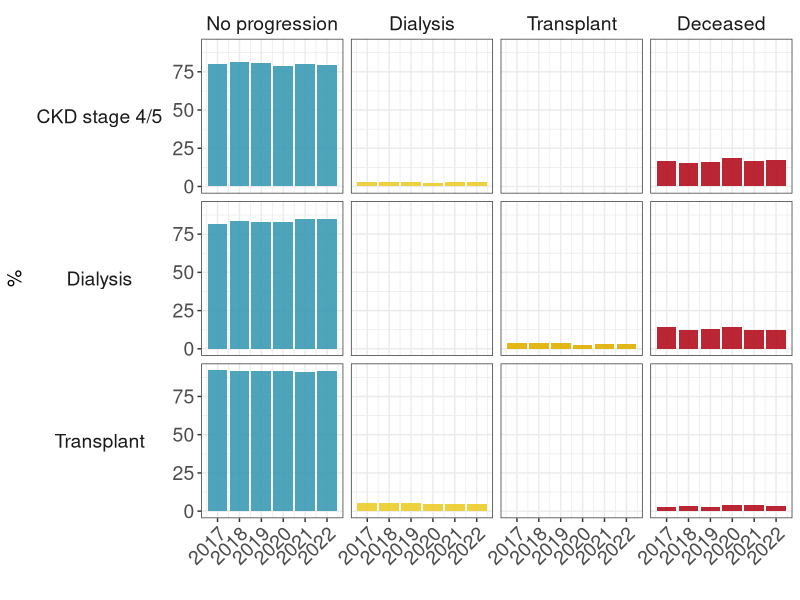
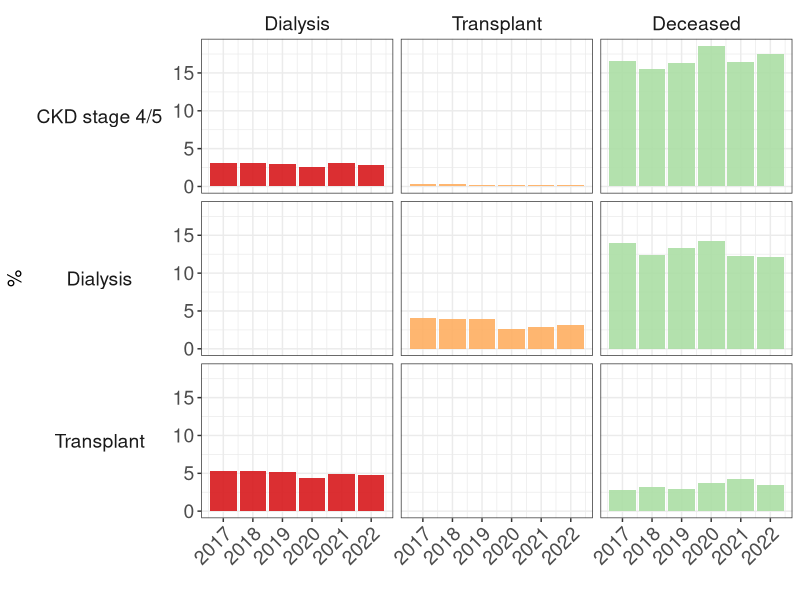
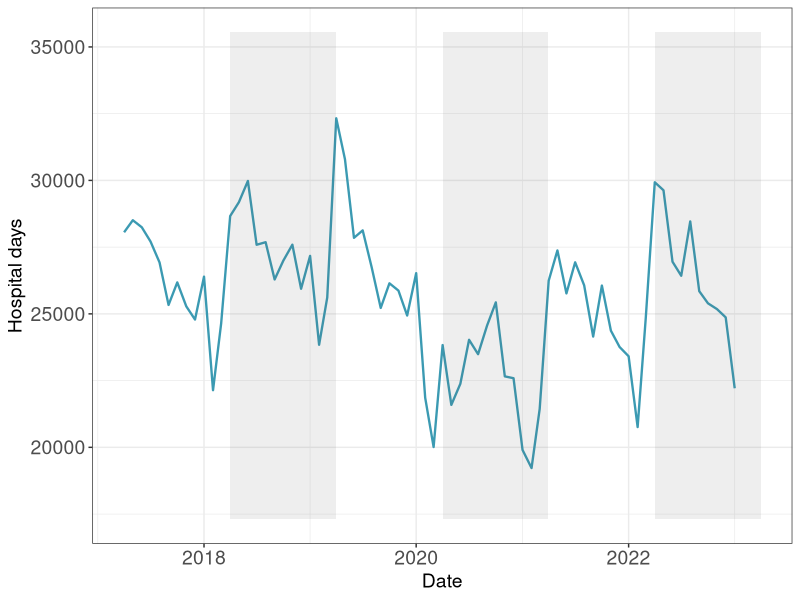
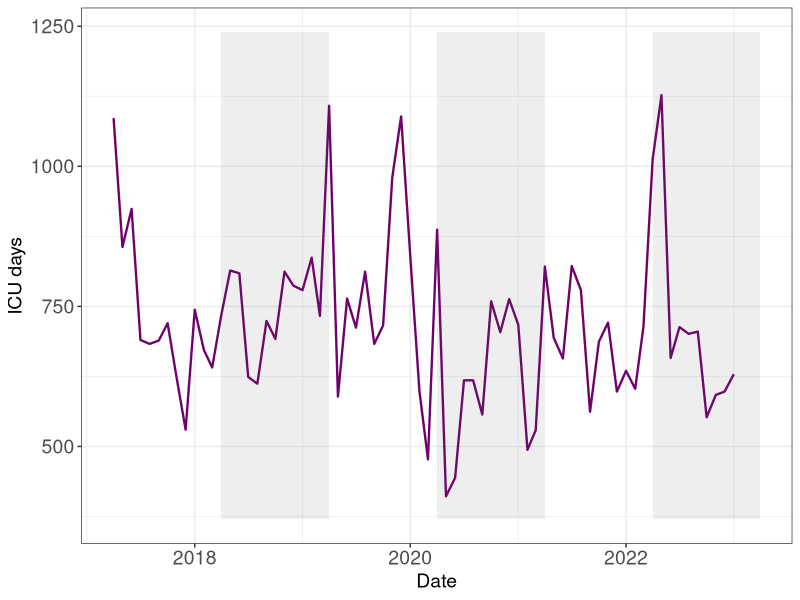
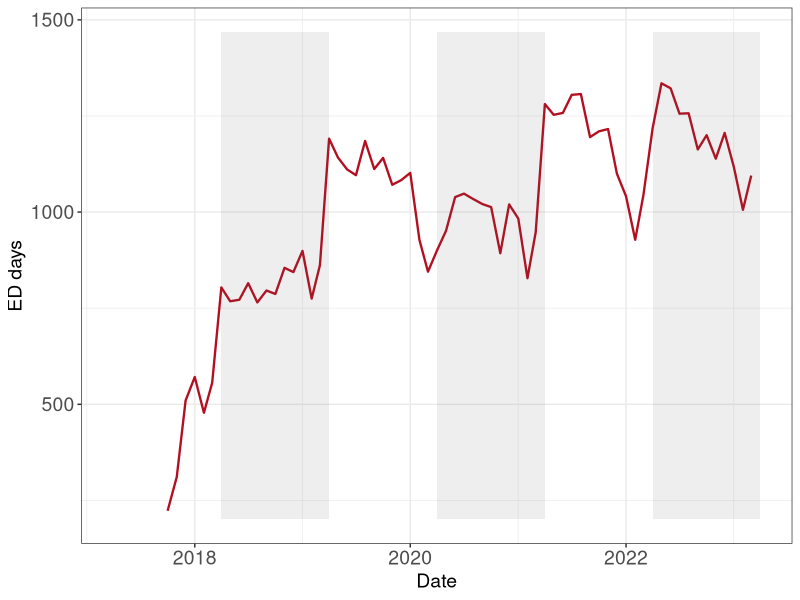
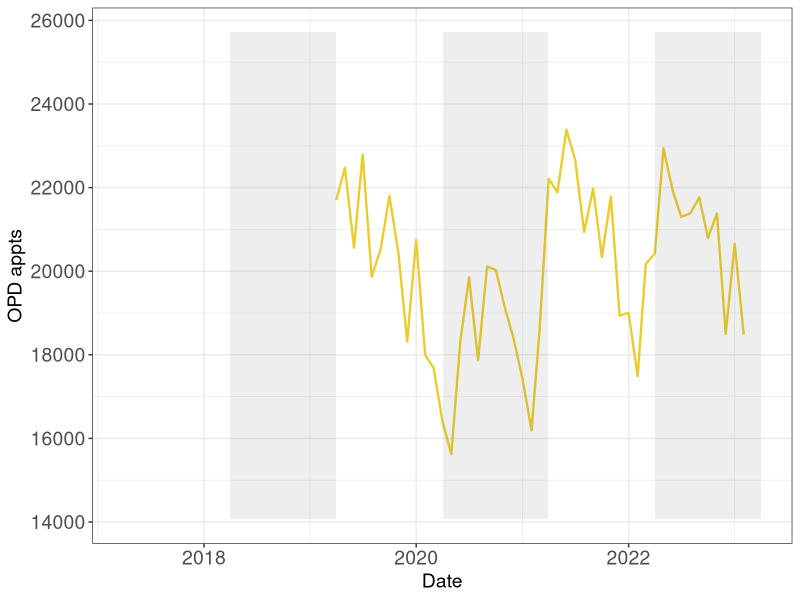
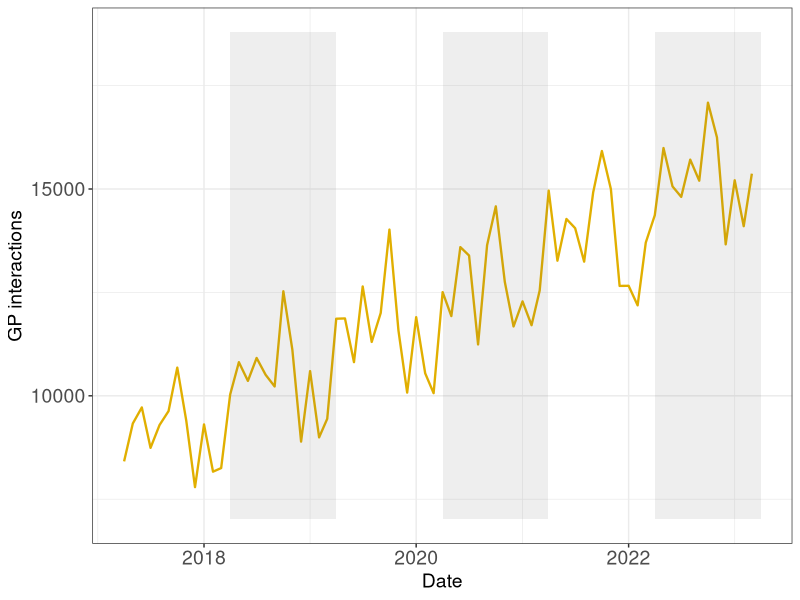
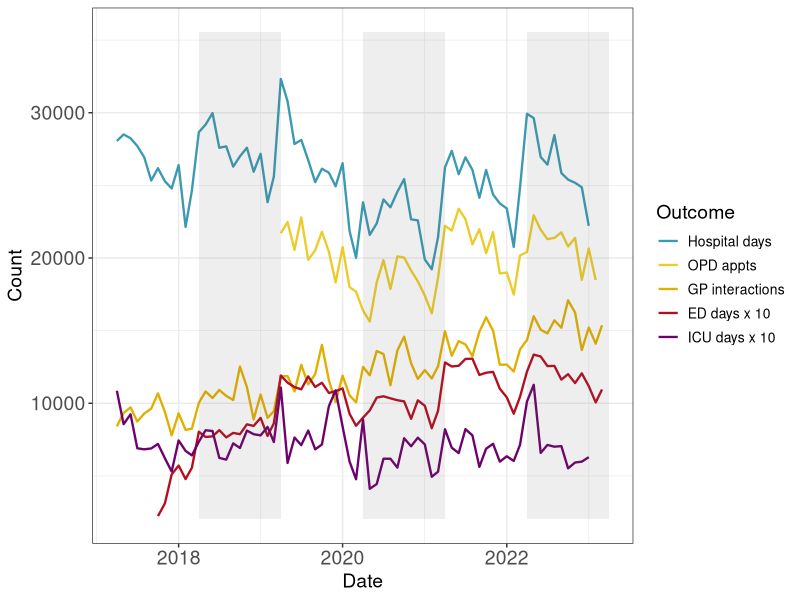

Here is the R script that generated these plots, in order:
## ---- chunk 1
knitr::opts_chunk$set(echo = FALSE, warning = FALSE)

## Import libraries
library('tidyverse')
library('kableExtra')
library('cowplot')
library('scales')

# Read in data
setwd("C:/Users/lsh1703468/Documents/Repo/ckd-healthcare-use/analysis/ukka")
d = read.csv("ckd_progression_final.csv", fileEncoding="UTF-8-BOM")

# Pick out perecentages
d1 = subset(d, metric=="Percentage")

# Create stacked dataframe with 1 row per data point
d2 = rbind(
  d1 %>% mutate(count = count_2017, year = 2017),
  d1 %>% mutate(count = count_2018, year = 2018),
  d1 %>% mutate(count = count_2019, year = 2019),
  d1 %>% mutate(count = count_2020, year = 2020),
  d1 %>% mutate(count = count_2021, year = 2021),
  d1 %>% mutate(count = count_2022, year = 2022)
) %>%
  # select variables of interest
  select(start_status, end_status, count, year)

# Set factor levels for end status
d2$end_status = factor(d2$end_status, 
                       levels = c("No progression", "Dialysis", "Transplant", "Deceased"))
## ---- chunk 2
# Generate ggplot with year as x axis and % as y axis
ggplot(d2, aes(x = year, y = count, fill = end_status)) + 
   geom_bar(stat="identity", alpha=0.9) + 
   ylab("%") + xlab("") +
   # generate facets by starting status (vertical) and ending status (horizontal)
   # switch = "y" to put the strip text on left of plot
   facet_grid(start_status ~ end_status, switch = "y" ) +
   # set colours (a good resource for finding hex codes is here: https://colorbrewer2.org)
   scale_fill_manual(values = c("#3B9AB2", "#EBCC2A","#E1AF00","#B40F20")) +
   scale_x_continuous(breaks=seq(2017, 2022, by = 1)) +
   theme_bw() + 
   theme(legend.position = "none", 
         axis.text = element_text(size=14), 
         axis.title = element_text(size=14),
         strip.background = element_blank(),
         strip.placement = "outside",
         strip.text.y.left = element_text(angle = 0),
         strip.text = element_text(size=14),
         axis.text.x = element_text(angle=45, hjust = 1)
         )
## ---- chunk 3
palette = c("#d7191c","#fdae61","#abdda4","#2b83ba")
# Generate ggplot with year as x axis and % as y axis
ggplot(subset(d2, end_status!="No progression"), aes(x = year, y = count, fill = end_status)) + 
   geom_bar(stat="identity", alpha=0.9) + 
   ylab("%") + xlab("") +
   facet_grid(start_status ~ end_status, switch="y") +
   scale_fill_manual(values = palette) +
   scale_x_continuous(breaks=seq(2017, 2022, by = 1)) +
   theme_bw() + 
   theme(legend.position = "none", 
         axis.text = element_text(size=14), 
         axis.title = element_text(size=14),
         strip.placement = "outside",
         strip.text.y.left = element_text(angle = 0),
         strip.background = element_blank(),
         strip.text = element_text(size=14), 
         axis.text.x = element_text(angle=45, hjust = 1)
         )
## ---- chunk 4
# Read in data
d = read.csv("ckd_timeseries_final.csv")
d$Date = as.Date(d$Date, format="%d/%m/%Y")

# Create stacked dataframe with 1 row per data point
d1 = rbind(
  d %>% mutate(count = Hospital_days, outcome = "Hospital days"),
  d %>% mutate(count = ICU_days, outcome = "ICU days"),
  d %>% mutate(count = ED_days, outcome = "ED days"),
  d %>% mutate(count = OPD_appts, outcome = "OPD appts"),
  d %>% mutate(count = GP_interactions, outcome = "GP interactions")
) %>%
  # select variables of interest
  select(Date, count, outcome)
## ---- chunk 5
palette = c("#3B9AB2","#EBCC2A","#E1AF00","#B40F20", "#6e016b") # a few nice colours

# function to create a plot for a selected outcome
# by wrapping the plot code in a function, you can avoid lots of copying/pasting below

single_plot = function(plot_outcome, colour_hex="#E1AF00") {
  
  d2 = subset(d1, outcome==plot_outcome)
  plot_ymin = min(d2$count, na.rm=T)*0.9
  plot_ymax = max(d2$count, na.rm=T)*1.1
  ggplot(d2, aes(x = Date, y = count)) + 
     geom_line(colour = colour_hex, size=0.8) + 
     # Label y axis by first item in outcome variable
     ylab(d2$outcome[1]) +
     # Add shaded rectangles starting 1st April for every second year (to mark cohort initiation points)
     annotate("rect", xmin = as.Date("01/04/2018", format="%d/%m/%Y"), 
              xmax = as.Date("31/03/2019", format="%d/%m/%Y"), ymin = plot_ymin, ymax = plot_ymax, alpha = .1) +
     annotate("rect", xmin = as.Date("01/04/2020", format="%d/%m/%Y"), 
              xmax = as.Date("31/03/2021", format="%d/%m/%Y"), ymin = plot_ymin, ymax = plot_ymax, alpha = .1) +
     annotate("rect", xmin = as.Date("01/04/2022", format="%d/%m/%Y"), 
              xmax = as.Date("31/03/2023", format="%d/%m/%Y"), ymin = plot_ymin, ymax = plot_ymax, alpha = .1) +
     theme_bw() + ylim(plot_ymin,plot_ymax) +
     theme(legend.position = "none", 
           axis.text = element_text(size=14), 
           axis.title = element_text(size=14)
           )
}

single_plot(plot_outcome="Hospital days", colour_hex=palette[1])
## ---- chunk 6
single_plot(plot_outcome="ICU days", colour_hex=palette[5])
## ---- chunk 7
single_plot(plot_outcome="ED days", colour_hex=palette[4])
## ---- chunk 8
single_plot(plot_outcome="OPD appts", colour_hex=palette[2])
## ---- chunk 9
single_plot(plot_outcome="GP interactions", colour_hex=palette[3])
## ---- chunk 10
d2 = d1

# Scale ICU and ED days up by 10-fold to fit on same axis
d2$count[d2$outcome=="ICU days"] = d2$count[d2$outcome=="ICU days"]*10
d2$count[d2$outcome=="ED days"] = d2$count[d2$outcome=="ED days"]*10
d2$outcome[d2$outcome=="ICU days"] = "ICU days x 10"
d2$outcome[d2$outcome=="ED days"] = "ED days x 10"

# Set plot limits
plot_ymin = min(d2$count, na.rm=T)*0.9
plot_ymax = max(d2$count, na.rm=T)*1.1

# Set factor levels for outcome
d2$outcome = factor(d2$outcome, levels = c("Hospital days", "OPD appts", "GP interactions", "ED days x 10", "ICU days x 10"))

# Generate plot
ggplot(d2, aes(x = Date, y = count, colour=outcome)) + 
     geom_line(size=0.8) + ylab("Count") +
     annotate("rect", xmin = as.Date("01/04/2018", format="%d/%m/%Y"), 
              xmax = as.Date("31/03/2019", format="%d/%m/%Y"), ymin = plot_ymin, ymax = plot_ymax, alpha = .1) +
     annotate("rect", xmin = as.Date("01/04/2020", format="%d/%m/%Y"), 
              xmax = as.Date("31/03/2021", format="%d/%m/%Y"), ymin = plot_ymin, ymax = plot_ymax, alpha = .1) +
     annotate("rect", xmin = as.Date("01/04/2022", format="%d/%m/%Y"), 
              xmax = as.Date("31/03/2023", format="%d/%m/%Y"), ymin = plot_ymin, ymax = plot_ymax, alpha = .1) +
     theme_bw() + ylim(plot_ymin,plot_ymax) + labs(colour = "Outcome") +
     scale_colour_manual(values=palette) +
     theme(legend.position = "right", 
           axis.text = element_text(size=14), 
           axis.title = element_text(size=14),
           legend.title = element_text(size=14), 
           legend.text = element_text(size=10) 
           )
## ---- chunk 11
# Generate plot
ggplot(d2, aes(x = Date, y = count, colour=outcome)) + 
    facet_wrap(outcome~.) +
     geom_line(size=0.8) + ylab("Count") +
     annotate("rect", xmin = as.Date("01/04/2018", format="%d/%m/%Y"), 
              xmax = as.Date("31/03/2019", format="%d/%m/%Y"), ymin = plot_ymin, ymax = plot_ymax, alpha = .1) +
     annotate("rect", xmin = as.Date("01/04/2020", format="%d/%m/%Y"), 
              xmax = as.Date("31/03/2021", format="%d/%m/%Y"), ymin = plot_ymin, ymax = plot_ymax, alpha = .1) +
     annotate("rect", xmin = as.Date("01/04/2022", format="%d/%m/%Y"), 
              xmax = as.Date("31/03/2023", format="%d/%m/%Y"), ymin = plot_ymin, ymax = plot_ymax, alpha = .1) +
     theme_bw() + ylim(plot_ymin,plot_ymax) + labs(colour = "Outcome") +
      scale_colour_manual(values=palette) +
     theme(legend.position = "none", 
           strip.background = element_blank(),
           strip.placement = "outside",
           strip.text.y.left = element_text(angle = 0),
           strip.text = element_text(size=14),
           axis.text = element_text(size=14), 
           axis.title = element_text(size=14),
           legend.text = element_text(size=10) 
           )
## ---- chunk 12
# Read in data
d = read.csv("dialysis_transplant.csv", fileEncoding="UTF-8-BOM")
d$Date = as.Date(d$Date, format="%d/%m/%Y")

# Create stacked dataframe with 1 row per data point
d1 = rbind(
  d %>% mutate(count = Dialysis_OS, outcome = "Dialysis (OpenSAFELY)"),
  d %>% mutate(count = Transplant_OS, outcome = "Kidney transplants (OpenSAFELY)"),
  d %>% mutate(count = Dialysis_UKRR, outcome = "Dialysis (UK Renal Registry)"),
  d %>% mutate(count = Transplant_UKRR, outcome = "Kidney transplants (UK Renal Registry)")
) %>%
  # select variables of interest
  select(Date, count, outcome)
## ---- chunk 13
palette = c("#d7191c","#fdae61","#abdda4","#2b83ba")
d2 = d1

# Set plot limits
plot_ymin = min(0)
plot_ymax = max(d2$count, na.rm=T)*1.1

# Set factor levels for outcome
d2$outcome = factor(d2$outcome, levels = c("Dialysis (OpenSAFELY)", "Kidney transplants (OpenSAFELY)", "Dialysis (UK Renal Registry)", "Kidney transplants (UK Renal Registry)"))

# Generate plot
ggplot(d2, aes(x = Date, y = count, colour=outcome)) + 
     geom_line(size=0.8) + ylab("Number of prevalent patients") + xlab("Year") +
     annotate("rect", xmin = as.Date("01/04/2020", format="%d/%m/%Y"), 
     xmax = as.Date("01/04/2023", format="%d/%m/%Y"), ymin = plot_ymin, ymax = plot_ymax, alpha = .1) +
     theme_bw() + ylim(plot_ymin,plot_ymax) + labs(colour = "Modality (data source)") +
     scale_colour_manual(values=palette) +
     theme(legend.position = "right", 
           axis.text = element_text(size=14), 
           axis.title = element_text(size=14),
           legend.title = element_text(size=14), 
           legend.text = element_text(size=10) 
           )
## ---- chunk 14
palette = c("#d7191c","#fdae61","#abdda4","#2b83ba")
# Read in data
d = read.csv("access.csv", fileEncoding="UTF-8-BOM")
d$Date = as.Date(d$Date, format="%d/%m/%Y")

# Create stacked dataframe with 1 row per data point
d1 = rbind(
  d %>% mutate(count = avf, outcome = "AVF"),
  d %>% mutate(count = pd, outcome = "PD catheter")
) %>%
  # select variables of interest
  select(Date, count, outcome)
## ---- chunk 15
d2 = d1

# Set plot limits
plot_ymin = min(0)
plot_ymax = max(d2$count, na.rm=T)*1.1

# Set factor levels for outcome
d2$outcome = factor(d2$outcome, levels = c("AVF", "PD catheter"))

# Generate plot
ggplot(d2, aes(x = Date, y = count, colour=outcome)) + 
     geom_line(size=0.8) + ylab("Count") + xlab("Month") +
     theme_bw() + ylim(plot_ymin,plot_ymax) + labs(colour = "Access modality") +
     scale_colour_manual(values=palette) +
     theme(legend.position = "right", 
           axis.text = element_text(size=14), 
           axis.title = element_text(size=14),
           legend.title = element_text(size=14), 
           legend.text = element_text(size=10) 
           )
## ---- chunk 16
# Read in data
d = read.csv("ckd_timeseries_ukka.csv", fileEncoding="UTF-8-BOM")
d$Date = as.Date(d$Date, format="%d/%m/%Y")

# Create stacked dataframe with 1 row per data point
d1 = rbind(
  d %>% mutate(count = ED_days, outcome = "ED days"),
  d %>% mutate(count = OPD_appts, outcome = "OPD appts"),
  d %>% mutate(count = GP_interactions, outcome = "GP interactions")
) %>%
  # select variables of interest
  select(Date, count, outcome)
## ---- chunk 17
d2 = d1

# Set plot limits
plot_ymin = min(d2$count, na.rm=T)*0.9
plot_ymax = max(d2$count, na.rm=T)*1.1

# Set factor levels for outcome
d2$outcome = factor(d2$outcome, levels = c("OPD appts", "GP interactions", "ED days"))

# Generate plot
ggplot(d2, aes(x = Date, y = count, colour=outcome)) + 
     geom_line(size=0.8) + ylab("Count") +
     theme_bw() + ylim(plot_ymin,plot_ymax) + labs(colour = "Healthcare setting") +
     scale_colour_manual(values=palette) +
     theme(legend.position = "right", 
           axis.text = element_text(size=14), 
           axis.title = element_text(size=14),
           legend.title = element_text(size=14), 
           legend.text = element_text(size=10) 
           )
## ---- chunk 18
palette = c("#d7191c","#fdae61","#abdda4","#2b83ba")
# Read in data
d = read.csv("annual_healthcare_per_patient.csv", fileEncoding="UTF-8-BOM")
d$Date = as.Date(d$Date, format="%d/%m/%Y")

# Create stacked dataframe with 1 row per data point
d1 = rbind(
  d %>% mutate(count = ip, outcome = "Inpatient days"),
  d %>% mutate(count = ed, outcome = "ED presentations"),
  d %>% mutate(count = opd, outcome = "Outpatient appointments"),
  d %>% mutate(count = gp, outcome = "GP interactions")
) %>%
  # select variables of interest
  select(Date, count, outcome)

# Change date coding
d1$Date_factor = factor(d1$Date)
d1$Date_factor = recode_factor(d1$Date_factor, "2017-04-01" = "2016/17", "2018-04-01" = "2017/18", "2019-04-01" = "2018/19", "2020-04-01" = "2019/20", "2021-04-01" = "2020/21", "2022-04-01" = "2021/22") 

## ---- chunk 19
d2 = d1

# Set factor levels for outcome
d2$outcome = factor(d2$outcome, levels = c("Outpatient appointments", "GP interactions", "ED presentations", "Inpatient days"))

# Generate plot
ggplot(d2, aes(x = Date_factor, y = count, fill=outcome)) + 
    facet_grid(.~outcome) + xlab("") +
     geom_bar(stat="identity") + ylab("Count per patient") +
     theme_bw() + labs(colour = "Healthcare setting") +
     scale_fill_manual(values=palette) +
     theme(legend.position = "none", 
           strip.background = element_blank(),
           strip.placement = "outside",
           strip.text.y.left = element_text(angle = 0),
           strip.text = element_text(size=14),
           axis.text = element_text(size=14), 
           axis.text.x = element_text(size=14, angle = 45, hjust=1), 
           axis.title = element_text(size=14),
           legend.text = element_text(size=10) 
           )
